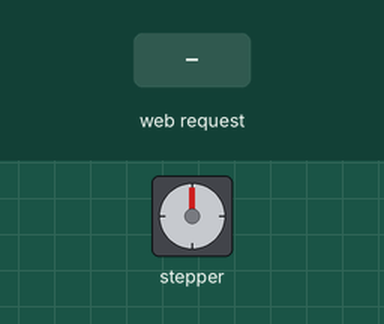
Bench run of a sketch on a simulated ESP8266 (NodeMCU). Shown: stepper motor. The inputs (shaded band) are chosen by the test bench. WiFi joins after 1.5 s; servers stay silent unless stated; stepper angles assume 200 steps per turn; what the sketch prints to the serial monitor is not drawn.

Above: at 2.7 s.
2.8 s: HTTP request GET /open received
At 2.99 s:
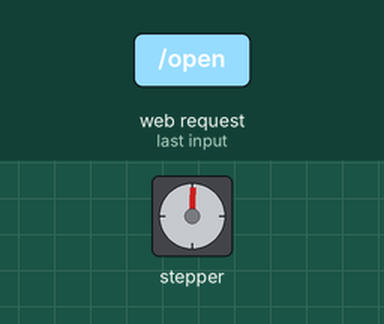
At 3.61 s:
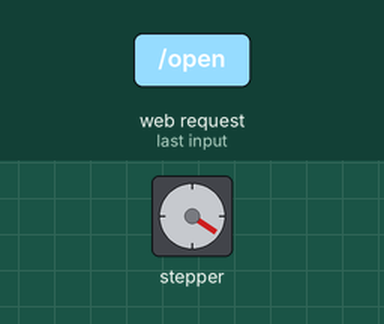
5.8 s: HTTP request GET /open received
At 6.65 s:
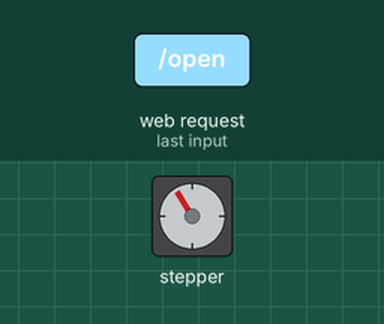
Timing chart, 0 to 14.3 s (numbered marks = the images above; inputs shaded):
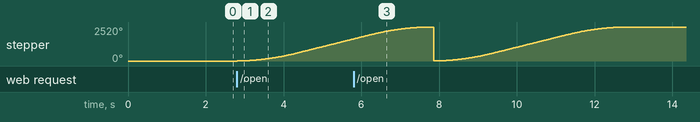

The sketch:

Server.ino
```cpp
#include <ESP8266WiFi.h>
#include <WiFiClient.h>
#include <ESP8266WebServer.h>
#include <ESP8266mDNS.h>
#include <AccelStepper.h>

// Define stepper motor connections and motor interface type.
// Motor interface type must be set to 1 when using a driver
#define dirPin 4
#define stepPin 0
#define sleepPin 2
#define motorInterfaceType 1
#define stepsPerRev 200

#ifndef STASSID
#define STASSID "SSID"
#define STAPSK "PASSWD"
#endif

// Create a new instance of the AccelStepper class:
AccelStepper stepper = AccelStepper(motorInterfaceType, stepPin, dirPin);
const char* ssid = STASSID;
const char* password = STAPSK;

ESP8266WebServer server(80);

void handleNotFound() {
  String message = "File Not Found\n\n";
  message += "URI: ";
  message += server.uri();
  message += "\nMethod: ";
  message += (server.method() == HTTP_GET) ? "GET" : "POST";
  message += "\nArguments: ";
  message += server.args();
  message += "\n";
  for (uint8_t i = 0; i < server.args(); i++) { message += " " + server.argName(i) + ": " + server.arg(i) + "\n"; }
  server.send(404, "text/plain", message);
}

void setup(void) {
  stepper.setMaxSpeed(400);
  stepper.setAcceleration(250);
  pinMode(sleepPin, OUTPUT);
  digitalWrite(sleepPin, LOW);

  Serial.begin(115200);
  WiFi.mode(WIFI_STA);
  WiFi.begin(ssid, password);
  Serial.println("");

  // Wait for connection
  while (WiFi.status() != WL_CONNECTED) {
    delay(500);
    Serial.print(".");
  }
  Serial.println("");
  Serial.print("Connected to ");
  Serial.println(ssid);
  Serial.print("IP address: ");
  Serial.println(WiFi.localIP());

  if (MDNS.begin("esp8266")) { Serial.println("MDNS responder started"); }

  server.on("/inline", []() {
    server.send(200, "text/plain", "this works as well");
  });

  server.on("/open", []() {
    digitalWrite(sleepPin, HIGH);
    delay(5);
    stepper.runToNewPosition(stepsPerRev * 7);
    digitalWrite(sleepPin, LOW);
    stepper.setCurrentPosition(0);
    server.send(200, "text/plain", "Opening");
  });

  server.on("/close", []() {
    digitalWrite(sleepPin, HIGH);
    delay(5);
    stepper.runToNewPosition(0);
    digitalWrite(sleepPin, LOW);
    server.send(200, "text/plain", "Closing");
  });

  server.onNotFound(handleNotFound);

  server.begin();
  Serial.println("HTTP server started");
}

void loop(void) {
  server.handleClient();
  MDNS.update();
}
```

Measured:
- after the input at 2.8 s, stepper: keeps turning clockwise at about 547°/s, starting at once
